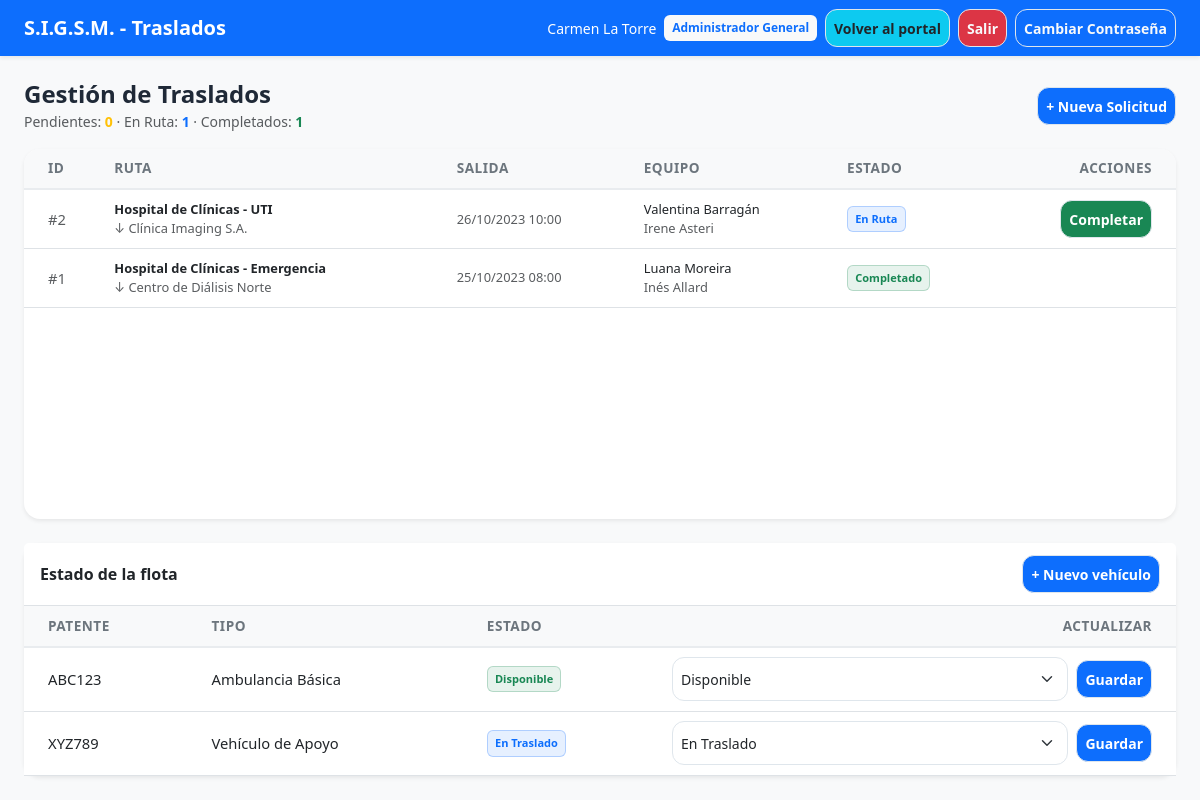
/views/traslados.php (signed in), run on the app's committed database.
### tables this page shows
CREATE TABLE traslado (
id_traslado INT PRIMARY KEY AUTO_INCREMENT,
id_conductor INT,
id_enfermero INT,
id_vehiculo INT,
origen VARCHAR(255) NOT NULL,
destino VARCHAR(255) NOT NULL,
fecha_hora_salida DATETIME,
fecha_hora_llegada DATETIME NULL,
estado_traslado VARCHAR(20) DEFAULT 'Pendiente',
necesita_oxigeno TINYINT(1) NOT NULL,
tipo_aislamiento VARCHAR(255) NOT NULL,
requiere_ascensor_escalera VARCHAR(255) NOT NULL,
observaciones TEXT,
FOREIGN KEY (id_conductor) REFERENCES conductor(id_conductor) ON DELETE RESTRICT,
FOREIGN KEY (id_enfermero) REFERENCES enfermero(id_enfermero) ON DELETE RESTRICT,
FOREIGN KEY (id_vehiculo) REFERENCES vehiculo(id_vehiculo) ON DELETE RESTRICT
);

CREATE TABLE conductor (
id_conductor INT PRIMARY KEY AUTO_INCREMENT,
nombre VARCHAR(50) NOT NULL,
apellido VARCHAR(50) NOT NULL,
licencia VARCHAR(30) NOT NULL,
estado VARCHAR(20) DEFAULT 'Activo'
);

CREATE TABLE enfermero (
id_enfermero INT PRIMARY KEY AUTO_INCREMENT,
nombre VARCHAR(50) NOT NULL,
apellido VARCHAR(50) NOT NULL,
matricula VARCHAR(20) UNIQUE NOT NULL,
estado VARCHAR(20) DEFAULT 'Activo'
);

CREATE TABLE vehiculo (
id_vehiculo INT PRIMARY KEY AUTO_INCREMENT,
patente VARCHAR(8) UNIQUE NOT NULL,
tipo VARCHAR(100) NOT NULL,
estado VARCHAR(20) DEFAULT 'Disponible'
);

### includes/auth_middleware.php (called while the page is built, shortened)
<?php
if (!function_exists('e')) {
    function e($datoV) {
        return htmlspecialchars($datoV ?? '', ENT_QUOTES | ENT_SUBSTITUTE, 'UTF-8');
    }
}
function obtenerPermisosPorRol($rolNom) {
    $rolNom = (string)$rolNom;
    $mapa = [
        'Administrador General' => [
            'ver_documentos', 'cargar_documentos', 'eliminar_documentos',
            'ver_encuestas', 'gestionar_encuestas', 'ver_respuestas_encuestas',
            'ver_traslados', 'crear_traslado', 'actualizar_estado_traslado', 'asignar_traslado',
            'ver_vehiculos', 'gestionar_vehiculos',
            'gestionar_usuarios',
            'gestionar_categorias',
            'gestionar_backups',
        ],
        'Enfermería' => [
            'ver_documentos', 'cargar_documentos',
            'ver_encuestas',
            'ver_traslados', 'crear_traslado', 'ver_vehiculos',
        ],
        'Médico' => [
            'ver_documentos', 'cargar_documentos',
            'ver_encuestas',
            'ver_traslados', 'crear_traslado', 'ver_vehiculos',
        ],
        'IT' => [
            'ver_documentos',
            'ver_encuestas', 'gestionar_encuestas', 'ver_respuestas_encuestas', 'gestionar_categorias',
            'ver_traslados', 'actualizar_estado_traslado', 'ver_vehiculos', 'gestionar_vehiculos',
            'gestionar_backups',
        ],
        'Transporte' => [
            'ver_traslados', 'actualizar_estado_traslado', 'ver_vehiculos', 'gestionar_vehiculos',
        ],
    ];
    return $mapa[$rolNom] ?? [];
}
function tienePermiso($permiso) {
    $permisos = obtenerPermisosPorRol($_SESSION['role_name']);
    return in_array($permiso, $permisos, true);
}
function obtenerRol() {
    return $_SESSION['role_name'] ?? 'Invitado';
}

### models/Traslado.php (called while the page is built, shortened)
<?php
class Traslado {
    private $conexion;
    public function __construct($bd) {
        $this->conexion = $bd;
    }
    public function listarTodos() {
        $sql = '
            SELECT t.id_traslado, t.origen, t.destino, t.fecha_hora_salida, t.fecha_hora_llegada,
                   t.estado_traslado, t.necesita_oxigeno, t.tipo_aislamiento,
                   t.requiere_ascensor_escalera, t.observaciones,
                   c.nombre AS conductor_nombre, c.apellido AS conductor_apellido,
                   e.nombre AS enfermero_nombre, e.apellido AS enfermero_apellido,
                   v.patente, v.tipo AS vehiculo_tipo
            FROM traslado t
            LEFT JOIN conductor c ON t.id_conductor = c.id_conductor
            LEFT JOIN enfermero e ON t.id_enfermero = e.id_enfermero
            LEFT JOIN vehiculo v ON t.id_vehiculo = v.id_vehiculo
            ORDER BY t.fecha_hora_salida DESC
        ';
        $prep = $this->conexion->prepare($sql);
        $prep->execute();
        return $prep->fetchAll(PDO::FETCH_ASSOC);
    }
    public function listarPendientes() {
        $sql = '
            SELECT t.id_traslado, t.origen, t.destino, t.fecha_hora_salida,
                   t.estado_traslado, t.necesita_oxigeno, t.tipo_aislamiento,
                   t.requiere_ascensor_escalera, t.observaciones
            FROM traslado t
            WHERE t.estado_traslado = "Pendiente"
            ORDER BY t.fecha_hora_salida ASC
        ';
        $prep = $this->conexion->prepare($sql);
        $prep->execute();
        return $prep->fetchAll(PDO::FETCH_ASSOC);
    }
    public function listarVehiculos() {
        $prep = $this->conexion->prepare('SELECT id_vehiculo, patente, tipo, estado FROM vehiculo ORDER BY tipo, patente');
        $prep->execute();
        return $prep->fetchAll(PDO::FETCH_ASSOC);
    }
    public function listarVehiculosDisponibles() {
        $prep = $this->conexion->prepare('SELECT id_vehiculo, patente, tipo, estado FROM vehiculo WHERE estado = "Disponible" ORDER BY tipo, patente');
        $prep->execute();
        return $prep->fetchAll(PDO::FETCH_ASSOC);
    }
}

### views/traslados.php (the view, shortened to what this page needs)
<?php
require_once __DIR__ . '/../includes/auth_middleware.php';
require_once __DIR__ . '/../models/Traslado.php';
$baseObj = new Database();
$bd = $baseObj->getConnection();
$modTras = new Traslado($bd);
$tras = $modTras->listarTodos();
$porHacer = $modTras->listarPendientes();
$autos = $modTras->listarVehiculosDisponibles();
$vehiculosEstado = $modTras->listarVehiculos();
$permCrear = tienePermiso('crear_traslado');
$permCambiarSit = tienePermiso('actualizar_estado_traslado');
$permVerVehiculos = tienePermiso('ver_vehiculos');
$permGestionVehiculos = tienePermiso('gestionar_vehiculos');
function badgeEstado($sit) {
    $mapa = [
        'Pendiente' => 'warning',
        'Asignado' => 'info',
        'En Ruta' => 'primary',
        'Completado' => 'success',
        'Cancelado' => 'secondary',
        'Disponible' => 'success',
        'En Traslado' => 'primary',
        'En Mantenimiento' => 'warning',
        'Fuera de Servicio' => 'secondary'
    ];
    $tono = $mapa[$sit] ?? 'secondary';
    return '<span class="badge bg-' . $tono . ' bg-opacity-10 text-' . $tono . ' border border-' . $tono . ' border-opacity-25">' . htmlspecialchars($sit) . '</span>';
}
$rolNom = obtenerRol();
$nomUsu = $_SESSION['user_name'] ?? 'Usuario';
$totalRuta = count(array_filter($tras, fn($elemT) => $elemT['estado_traslado'] === 'En Ruta'));
$totalListos = count(array_filter($tras, fn($elemT) => $elemT['estado_traslado'] === 'Completado'));
?>
<!DOCTYPE html>
<html lang="es">
<head>
    <link href="https://cdn.jsdelivr.net/npm/bootstrap@5.3.0/dist/css/bootstrap.min.css" rel="stylesheet">
    <link rel="stylesheet" href="../assets/css/mobile.css?v=20261101-1">
</head>
<body class="d-flex flex-column min-vh-100 bg-light">
<nav class="navbar navbar-dark bg-primary shadow-sm flex-shrink-0">
    <div class="container-fluid px-3 px-lg-4">
        <a class="navbar-brand fw-bold mb-0" href="index.php">S.I.G.S.M. - Traslados</a>
        <div class="d-flex align-items-center gap-2">
            <span class="text-white small d-none d-sm-inline"><?= e($nomUsu) ?></span>
            <span class="badge bg-light text-primary"><?= e($rolNom) ?></span>
            <a href="../../index.php" class="btn text-dark btn-sm btn-outline-light btn-info d-inline-flex align-items-center">
                Volver al portal
            </a>
            <a href="logout.php" class="btn btn-sm btn-outline-light btn-danger text-light d-inline-flex align-items-center">
                Salir
            </a>
            <a href="cambiar_password.php" class="btn btn-outline-light btn-sm d-inline-flex align-items-center">Cambiar Contraseña</a>
        </div>
    </div>
</nav>
<main class="flex-grow-1 d-flex flex-column p-3 p-lg-4">
    <div class="d-flex justify-content-between align-items-center mb-3 flex-shrink-0">
        <div>
            <h4 class="fw-bold mb-0">Gestión de Traslados</h4>
            <small class="text-muted">
                Pendientes: <span class="fw-bold text-warning"><?= count($porHacer) ?></span> ·
                En Ruta: <span class="fw-bold text-primary"><?= $totalRuta ?></span> ·
                Completados: <span class="fw-bold text-success"><?= $totalListos ?></span>
            </small>
        </div>
        <?php if ($permCrear): ?>
            <button class="btn btn-primary btn-sm" data-bs-toggle="modal" data-bs-target="#crearModal">
                + Nueva Solicitud
            </button>
        <?php endif; ?>
    </div>
    <div class="card border-0 shadow-sm flex-grow-1 d-flex flex-column overflow-hidden">
        <div class="card-body p-0 d-flex flex-column flex-grow-1 overflow-hidden">
            <div class="table-responsive flex-grow-1 overflow-auto">
                <table class="table table-hover align-middle mb-0 table-sm">
                    <thead class="sticky-top">
                        <tr>
                            <th class="ps-4 d-none d-md-table-cell">ID</th>
                            <th>Ruta</th>
                            <th class="d-none d-lg-table-cell">Salida</th>
                            <th class="d-none d-xl-table-cell">Equipo</th>
                            <th>Estado</th>
                            <th class="text-end pe-4">Acciones</th>
                        </tr>
                    </thead>
                    <tbody>
                        <?php if (empty($tras)): ?>
                            <tr>
                                <td colspan="6" class="text-center py-5 text-muted">No hay traslados registrados.</td>
                            </tr>
                        <?php else: ?>
                            <?php foreach ($tras as $elemT): ?>
                                <tr>
                                    <td class="ps-4 fw-medium d-none d-md-table-cell text-muted">#<?= (int)$elemT['id_traslado'] ?></td>
                                    <td>
                                        <div class="fw-bold small"><?= e($elemT['origen']) ?></div>
                                        <div class="text-muted small">&darr; <?= e($elemT['destino']) ?></div>
                                    </td>
                                    <td class="small text-muted d-none d-lg-table-cell"><?= e(date('d/m/Y H:i', strtotime($elemT['fecha_hora_salida']))) ?></td>
                                    <td class="small d-none d-xl-table-cell">
                                        <?php if ($elemT['conductor_nombre']): ?>
                                            <div><?= e($elemT['conductor_nombre'] . ' ' . $elemT['conductor_apellido']) ?></div>
                                            <div class="text-muted"><?= e($elemT['enfermero_nombre'] . ' ' . $elemT['enfermero_apellido']) ?></div>
                                        <?php else: ?>
                                            <span class="text-muted fst-italic">Sin asignar</span>
                                        <?php endif; ?>
                                    </td>
                                    <td><?= badgeEstado($elemT['estado_traslado']) ?></td>
                                    <td class="text-end pe-4">
                                        <div class="d-flex gap-1 justify-content-end flex-wrap">
                                            <?php if ($permCambiarSit): ?>
                                                <?php if ($elemT['estado_traslado'] === 'Asignado'): ?>
                                                    <form action="../controllers/TrasladoController.php" method="POST" class="d-inline">
                                                        <input type="hidden" name="accion" value="actualizar_estado">
                                                        <input type="hidden" name="id_traslado" value="<?= (int)$elemT['id_traslado'] ?>">
                                                        <input type="hidden" name="nuevo_estado" value="En Ruta">
                                                        <input type="hidden" name="csrf_token" value="<?= e(generarTokenCSRF()) ?>">
                                                        <button type="submit" class="btn btn-sm btn-primary">Iniciar</button>
                                                    </form>
                                                <?php elseif ($elemT['estado_traslado'] === 'En Ruta'): ?>
                                                    <form action="../controllers/TrasladoController.php" method="POST" class="d-inline">
                                                        <button type="submit" class="btn btn-sm btn-success">Completar</button>
                                                    </form>
                                                <?php endif; ?>
                                            <?php endif; ?>
                                        </div>
                                    </td>
                                </tr>
                            <?php endforeach; ?>
                        <?php endif; ?>
                    </tbody>
                </table>
            </div>
        </div>
    </div>
    <?php if ($permVerVehiculos): ?>
    <div class="card border-0 shadow-sm mt-4">
        <div class="card-header bg-white border-bottom fw-bold d-flex justify-content-between align-items-center">
            <span>Estado de la flota</span>
            <?php if ($permGestionVehiculos): ?>
                <button class="btn btn-sm btn-primary" data-bs-toggle="modal" data-bs-target="#nuevoVehiculoModal">+ Nuevo vehículo</button>
            <?php endif; ?>
        </div>
        <div class="card-body p-0">
            <div class="table-responsive">
                <table class="table table-hover align-middle mb-0 table-sm">
                    <thead>
                        <tr>
                            <th class="ps-4">Patente</th>
                            <th>Tipo</th>
                            <th>Estado</th>
                            <?php if ($permGestionVehiculos): ?>
                                <th class="text-end pe-4">Actualizar</th>
                            <?php endif; ?>
                        </tr>
                    </thead>
                    <tbody>
                        <?php foreach ($vehiculosEstado as $veh): ?>
                            <tr>
                                <td class="ps-4 fw-medium"><?= e($veh['patente']) ?></td>
                                <td><?= e($veh['tipo']) ?></td>
                                <td><?= badgeEstado($veh['estado']) ?></td>
                                <?php if ($permGestionVehiculos): ?>
                                    <td class="text-end pe-4">
                                        <form action="../controllers/TrasladoController.php" method="POST" class="d-flex justify-content-end align-items-center gap-2">
                                            <select class="form-select form-select-sm" name="estado_vehiculo" aria-label="Estado del vehículo">
                                                <?php foreach (['Disponible', 'En Traslado', 'En Mantenimiento', 'Fuera de Servicio'] as $estadoOpt): ?>
                                                    <option value="<?= e($estadoOpt) ?>" <?= $veh['estado'] === $estadoOpt ? 'selected' : '' ?>><?= e($estadoOpt) ?></option>
                                                <?php endforeach; ?>
                                            </select>
                                            <button type="submit" class="btn btn-sm btn-primary">Guardar</button>
                                        </form>
                                    </td>
                                <?php endif; ?>
                            </tr>
                        <?php endforeach; ?>
                    </tbody>
                </table>
            </div>
        </div>
    </div>
    <?php endif; ?>
</main>
</body>
</html>

### data on the page
traslado: id_traslado "2", origen "Hospital de Clínicas - UTI", destino "Clínica Imaging S.A.", fecha_hora_salida "26/10/2023 10:00", id_conductor.apellido "Valentina Barragán", id_enfermero.apellido "Irene Asteri", estado_traslado "En Ruta"
traslado: id_traslado "1", origen "Hospital de Clínicas - Emergencia", destino "Centro de Diálisis Norte", fecha_hora_salida "25/10/2023 08:00", id_conductor.apellido "Luana Moreira", id_enfermero.apellido "Inés Allard", estado_traslado "Completado"
vehiculo: patente "ABC123", tipo "Ambulancia Básica", estado "Disponible"
vehiculo: patente "XYZ789", tipo "Vehículo de Apoyo", estado "En Traslado"

### other printed values
$nomUsu "Carmen La Torre"
$rolNom "Administrador General"
count($porHacer) "0"
$totalRuta "1"
$totalListos "1"
form field estado_vehiculo "Disponible"
form field estado_vehiculo "En Traslado"
